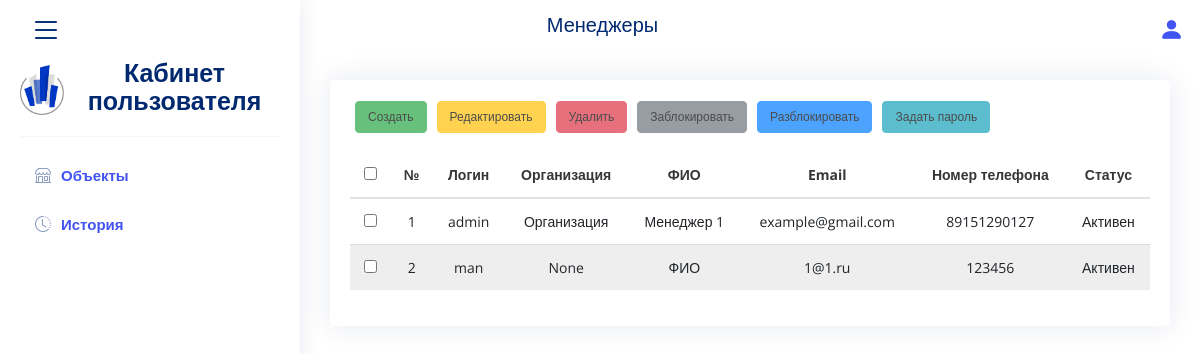
Screenshot of /clients (signed in) with the database file from the repository.
### app/models.py (models this page shows)
class User(UserMixin, db.Model):
    id = db.Column(db.Integer, primary_key=True)  # primary keys are required by SQLAlchemy
    org_name = db.Column(db.String(1000))
    login = db.Column(db.String(100))
    password = db.Column(db.String(1000))
    name = db.Column(db.String(100))
    phone = db.Column(db.String(100))
    email = db.Column(db.String(100))
    show = db.Column(db.Integer, default=1)
    status = db.Column(db.String(100), default="active")
    role = db.Column(db.Integer)
    registered = db.Column(db.DateTime)

### app/users.py (the view)
@main.route('/clients', methods=['POST', 'GET'])
@login_required
def clients():
    if current_user.show == 0:
        logout_user()
        return redirect(url_for('auth.login'))
    users_data = []
    if current_user.role == 2:
        users = User.query.filter_by(show=1, role=1).all()
        page_title = 'Клиенты'
    else:
        users = User.query.filter_by(show=1, role=2).all()
        page_title = 'Менеджеры'
    for i in users:
        users_data.append(
            {
                'id': i.id,
                'login': i.login,
                'name': i.name,
                'phone': i.phone,
                'email': i.email,
                'org_name': i.org_name,
                'status': 'Активен' if i.status == 'active' else 'Заблокирован'
            }
        )
    return render_template('users.html', users=users_data, page_title=page_title, enumerate=enumerate)

### app/__init__.py (called while the page is built)
def create_app():
    app = Flask(__name__)
    app.config['SECRET_KEY'] = '9OLWxND4o83j4K4iuopO'
    app.config['SQLALCHEMY_DATABASE_URI'] = 'sqlite:///DB.db'
    db.init_app(app)
    login_manager = LoginManager()
    login_manager.login_view = 'auth.login'
    login_manager.init_app(app)
    from .models import User
    @login_manager.user_loader
    def load_user(user_id):
        return User.query.get(int(user_id))
    from .auth import auth as auth_blueprint
    app.register_blueprint(auth_blueprint)
    from .users import main as main_blueprint
    app.register_blueprint(main_blueprint)
    def page_not_found(e):
        return render_template('404.html'), 404
    app.register_error_handler(404, page_not_found)
    return app

### app/templates/users.html (shortened to what this page needs)
{% extends "base.html" %}
{% block content %}
<div class="row">
    <div class="col-xl-12">
        <div class="card">
            <div class="card-body pt-3">
                <div style="overflow-x:auto;">
                    <div class="menu" style="text-align: left; display: flex;">
                        <button class="menu btn btn-success" data-toggle="modal" onclick="openAddUserModal()"  data-backdrop="static" data-keyboard="false">Создать</button>
                        <button class="menu btn btn-warning" onclick="openEditUserModal()">Редактировать</button>
                        <button class="menu btn btn-danger" onclick="openDeleteUserModal()">Удалить
                        </button>
                        <button class="menu btn btn-secondary" onclick="openBlockUserModal()">
                            Заблокировать
                        </button>
                        <button class="menu btn btn-primary" onclick="openUnblockUserModal()">
                            Разблокировать
                        </button>
                        <button class="menu btn btn-info" onclick="openPasswordUserModal()">Задать
                            пароль
                        </button>
                    </div>
                    <table class="table container">
                        <thead>
                        <tr class="header">
                            <th scope="col"><input type="checkbox" id="selectAllUsers"></th>
                            <th scope="col">№</th>
                            <th scope="col">Логин</th>
                            {% if current_user.role in [1, 2] %}<th scope="col">Организация</th>{% endif %}
                            <th scope="col">ФИО</th>
                            <th scope="col">Email</th>
                            <th scope="col">Номер телефона</th>
                            <th scope="col">Статус</th>
                        </tr>
                        </thead>
                        <tbody>
                        {% for j, user in enumerate(users) %}
                        <tr>
                            <td><input type="checkbox" class="selectUserCheckbox"></td>
                            <td>{{ j+1 }}</td>
                            <td>{{ user.login }}</td>
                            {% if current_user.role  in [1, 2] %}<td>{{ user.org_name }}</td>{% endif %}
                            <td>{{ user.name }}</td>
                            <td>{{ user.email }}</td>
                            <td>{{ user.phone }}</td>
                            <td>{{ user.status }}</td>
                        </tr>
                        {% endfor %}
                        </tbody>
                    </table>
                </div>
            </div>
        </div>
    </div>
</div>
{% endblock %}

### app/templates/base.html (shortened to what this page needs)
<!DOCTYPE html>
<html>
<head>
    <link rel="stylesheet" href="https://cdnjs.cloudflare.com/ajax/libs/bulma/0.7.2/css/bulma.min.css"/>
    <link rel="stylesheet"
          href="https://cdnjs.cloudflare.com/ajax/libs/selectize.js/0.13.3/css/selectize.default.min.css"/>
    <link href="{{ url_for("static", filename="vendor/bootstrap/css/bootstrap.min.css") }}" rel="stylesheet">
    <link href="{{ url_for("static", filename="vendor/bootstrap-icons/bootstrap-icons.css") }}" rel="stylesheet">
    <link href="{{ url_for("static", filename="vendor/boxicons/css/boxicons.min.css") }}" rel="stylesheet">
    <link href="{{ url_for("static", filename="vendor/quill/quill.snow.css") }}" rel="stylesheet">
    <link href="{{ url_for("static", filename="vendor/quill/quill.bubble.css") }}" rel="stylesheet">
    <link href="{{ url_for("static", filename="vendor/remixicon/remixicon.css") }}" rel="stylesheet">
    <link href="{{ url_for("static", filename="vendor/simple-datatables/style.css") }}" rel="stylesheet">
    <link rel="stylesheet" href="https://stackpath.bootstrapcdn.com/bootstrap/4.1.2/css/bootstrap.min.css">
    <link rel="stylesheet" type="text/css" href="https://use.fontawesome.com/releases/v5.6.3/css/all.css">
    <link href="https://cdn.jsdelivr.net/npm/suggestions-jquery@21.12.0/dist/css/suggestions.min.css" rel="stylesheet"/>
    <link rel="stylesheet"
          href="https://cdnjs.cloudflare.com/ajax/libs/selectize.js/0.13.3/css/selectize.default.min.css"/>
    <link href="{{ url_for("static", filename="css/style.css") }}" rel="stylesheet">
</head>
<body>
<section>
    <header id="header" class="header fixed-top d-flex align-items-center">
        <div class="d-flex align-items-center justify-content-between">
            <i class="bi bi-list toggle-sidebar-btn"></i>
        </div>
        <nav class="header-nav ms-auto">
        <h5>{{page_title}}</h5>
        </nav>
        <nav class="header-nav ms-auto">
            <ul class="d-flex align-items-center">
                <li class="nav-item dropdown pe-3">
                    <a class="nav-link nav-profile d-flex align-items-center pe-0" href="#" data-bs-toggle="dropdown">
                        <i class="bi bi-person-fill rounded-circle" style="font-size: 25px;"></i>
                    </a>
                </li>
            </ul>
        </nav>
    </header>
    {% if current_user.is_authenticated %}
        <aside id="sidebar" class="sidebar">
            <ul class="sidebar-nav" id="sidebar-nav">
                <a href="{{ url_for('main.profile') }}" style="max-height: 50px">
                    <div style="display: flex;align-items: center"><img
                            src="{{ url_for('static', filename="main-icon.png") }}"
                            style="height:50px;margin: 0 5px 0 0;">
                        <div style="text-align: center;">
                            <h1 class="title" style="font-size: 25px">{{ 'Кабинет пользователя' if current_user.role == 1 else 'Кабинет менеджера' if current_user.role == 2 else 'Кабинет администратора'}}</h1>
                        </div>
                    </div>
                </a>
                <li>
                    <hr class="divider">
                </li>
                {% if current_user.role == 1 %}
                <li class="nav-item">
                    <a class="nav-link collapsed" href="{{ url_for("main.objects") }}">
                        <i class="bi bi-shop"></i>
                        <span>Объекты</span>
                    </a>
                </li>
                {% endif %}
                <li class="nav-item">
                    <a class="nav-link collapsed" href="{{ url_for("main.sales") }}">
                        <i class="bi bi-clock-history"></i>
                        <span>История</span>
                    </a>
                </li>
            </ul>
        </aside>
    {% endif %}
    <main id="main" class="main">
        {% block content %}
        {% endblock %}
    </main>
</section>
</body>
</html>

### app/static/css/style.css (style rules this page uses)
:root { scroll-behavior: smooth; }
body { font-family: "Open Sans", sans-serif; background: #f6f9ff; color: #444444; }
a { color: #4154f1; text-decoration: none; }
h1, h2, h3, h4, h5, h6 { font-family: "Nunito", sans-serif; }
#main { margin-top: 60px; padding: 20px 30px; transition: all 0.3s; }
.card { margin-bottom: 30px; border: none; border-radius: 5px; box-shadow: 0px 0 30px rgba(1, 41, 112, 0.1); }
.card-body { padding: 0 20px 20px 20px; }
.header { transition: all 0.5s; z-index: 997; height: 60px; box-shadow: 0px 2px 20px rgba(1, 41, 112, 0.1); background-color: #fff; padding-left: 20px; }
.header .toggle-sidebar-btn { font-size: 32px; padding-left: 10px; cursor: pointer; color: #012970; }
.header-nav ul { list-style: none; }
.header-nav>ul { margin: 0; padding: 0; }
.header-nav .nav-profile { color: #012970; }
.sidebar { position: fixed; top: 60px; left: 0; bottom: 0; width: 300px; z-index: 996; transition: all 0.3s; padding: 20px; overflow-y: auto; scrollbar-width: thin; scrollbar-color: #aab7cf transparent; box-shadow: 0px 0px 20px rgba(1, 41, 112, 0.1); background-color: #fff; }
@media (min-width: 1200px) { #main, #footer { margin-left: 300px; } }
.sidebar-nav { padding: 0; margin: 0; list-style: none; }
.sidebar-nav li { padding: 0; margin: 0; list-style: none; }
.sidebar-nav .nav-item { margin-bottom: 5px; }
.sidebar-nav .nav-link { display: flex; align-items: center; font-size: 15px; font-weight: 600; color: #4154f1; transition: 0.3; background: #f6f9ff; padding: 10px 15px; border-radius: 4px; }
.sidebar-nav .nav-link i { font-size: 16px; margin-right: 10px; color: #4154f1; }
.sidebar-nav .nav-link.collapsed { color: #012970; background: #fff; }
.sidebar-nav .nav-link.collapsed i { color: #899bbd; }

### app/templates/base.html (style rules this page uses)
.btn { opacity: 70%; }
body { font-size: 12px !important; background-color: #fff; }
a { color: #ffffff }
.btn { color: #000 !important; }
a { color: #4154f1 !important; text-decoration: none; }
h1, h2, h3, h4, h5, h6 { color: #012970 !important; font-family: "Nunito", sans-serif; }
.row { text-align: center !important; }
.header { transition: all 0.5s; z-index: 997; height: 60px; box-shadow: 0px 2px 20px transparent !important; background-color: transparent !important; padding-left: 20px; }
.sidebar { top: 0 !important; padding: 60px 20px !important; }
table { margin-top: 0 !important; font-size: 12px; }

### app/templates/users.html (style rules this page uses)
.btn { font-size: 12px; }
table { margin-top: 40px; }
table { border-collapse: collapse; }
tr:nth-child(even) { background: #EEE; }
table thead th { white-space: nowrap; font-size: 14px; }
table tbody tr { white-space: nowrap; font-size: 14px; }
.menu.btn { margin: 5px }

### rows the page displays
User: role "Кабинет пользователя"
User: login "admin", org_name "Организация", name "Менеджер 1", email "example@gmail.com", phone "89151290127"
User: login "man", name "ФИО", email "1@1.ru", phone "123456"

### other values shown
{{ page_title }} "Менеджеры"
{{ j+1 }} "1" "2"
{{ user.status }} "Активен" "Активен"
{{ user.org_name }} "None"
